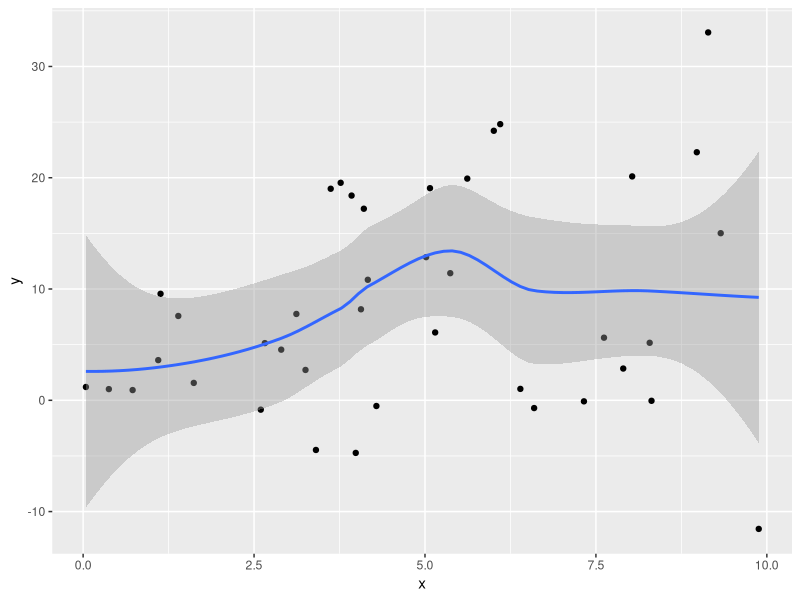
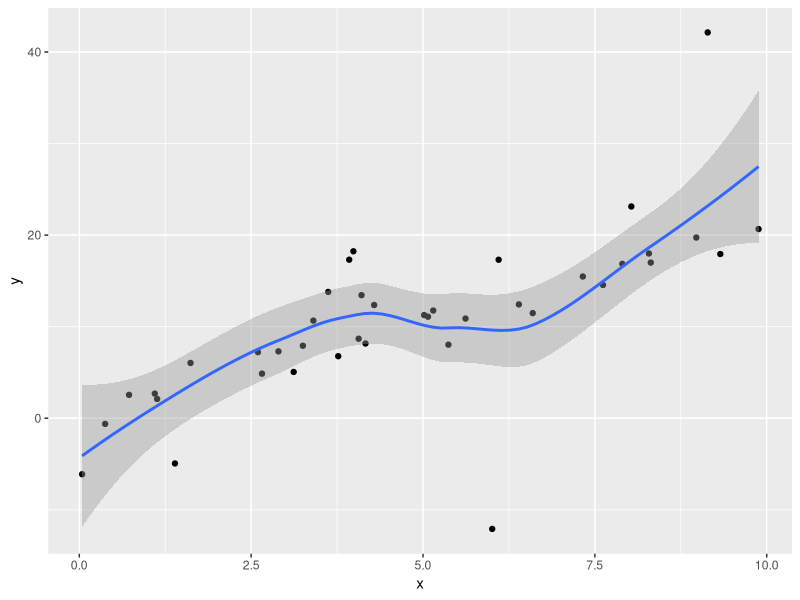
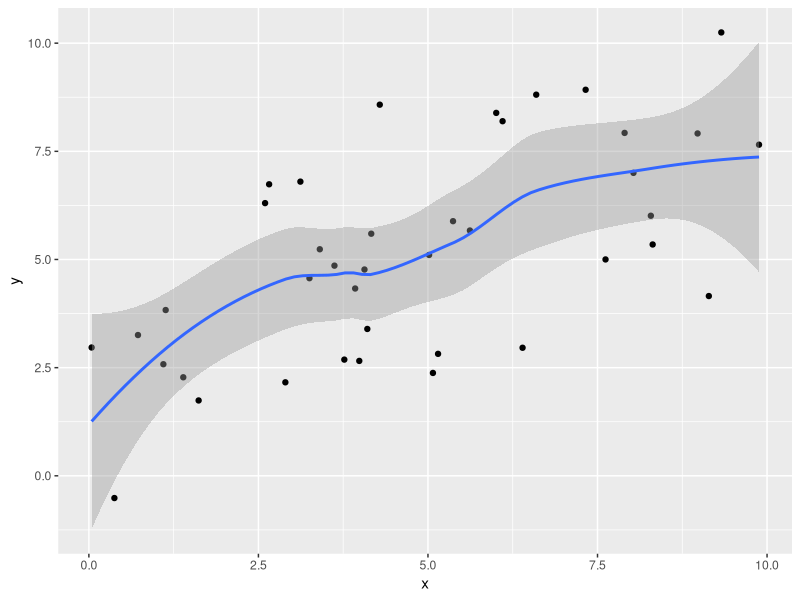
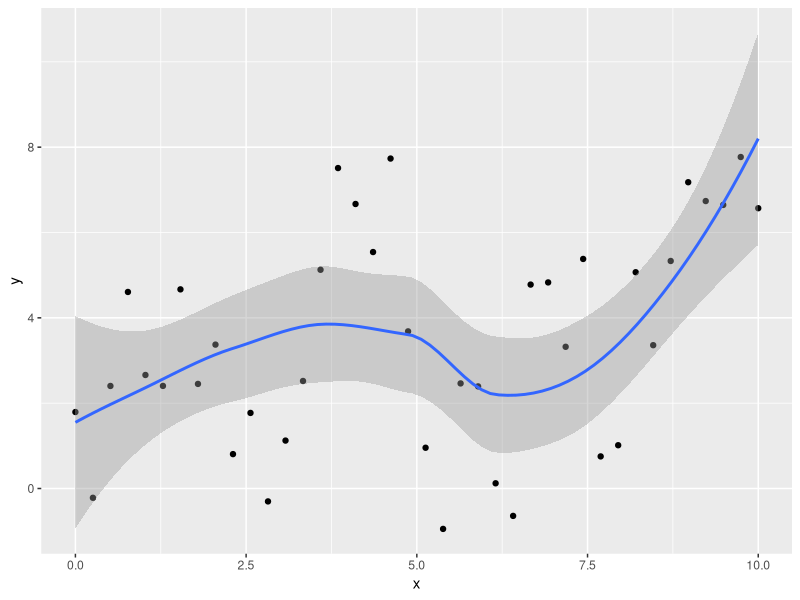

Write R code to recreate these figures, in order.
## ---- chunk 1
knitr::opts_chunk$set(echo = TRUE)
library(tidyverse)
## ---- chunk 2
set.seed(10102022)
n <- 40
x <- runif(n, 0, 10)
sigma <- 2
beta <- c(1,2)
y <- rnorm(n, beta[1] + beta[2] * x, x * sigma)

q2 <- tibble(x = x, y = y)
q2 %>% ggplot(aes(y=y, x=x)) + geom_point() + geom_smooth(method ='loess')
## ---- chunk 3
beta <- c(1,2)
y <- rt(n, df = 1) * sqrt(sigma) + beta[1] + beta[2] * x

q3<- tibble(x = x, y = y)
q3 %>% ggplot(aes(y=y, x=x)) + geom_point() + geom_smooth(method ='loess')
## ---- chunk 4
y <- rnorm(n, beta[1] + beta[2] * sqrt(x),  sigma)

q4 <- tibble(x = x, y = y)
q4 %>% ggplot(aes(y=y, x=x)) + geom_point() + geom_smooth(method ='loess')
## ---- chunk 5

x <- seq(0, 10, length.out = n)
y <- rep(0,n)

y[1] <- rnorm(1, beta[1] + beta[2] * x,  sigma)

for (i in 2:n){
  y[i] <- rnorm(1, beta[1] + beta[2] * x + .7 * y[i-1], sigma)
}
q5 <- tibble(x = x, y = y)
q5 %>% ggplot(aes(y=y, x=x)) + geom_point() + geom_smooth(method ='loess')
